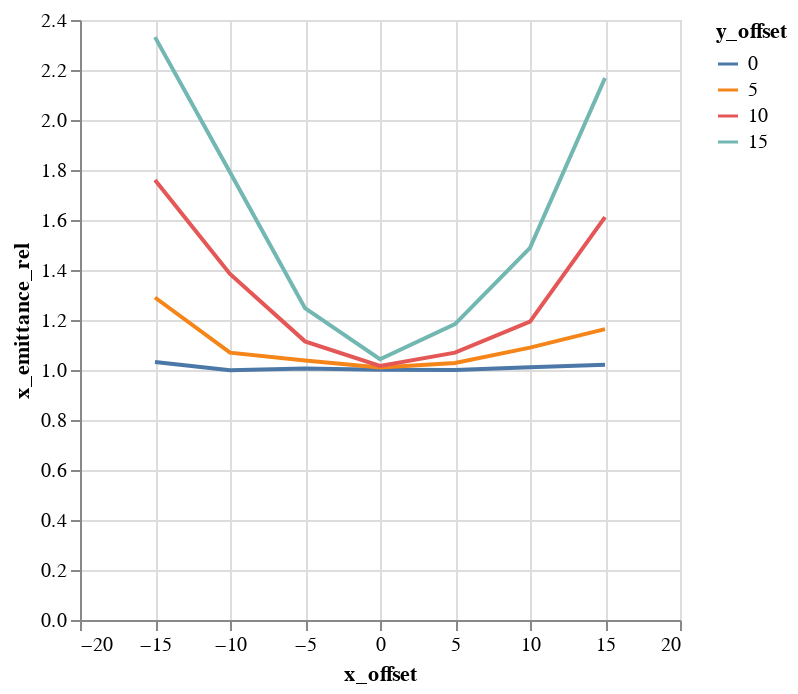

Here is the notebook cell this chart was saved with:
### Code cell
alt.Chart(emit_df).mark_line().encode(
    color='y_offset:N',
    x='x_offset',
    y='x_emittance_rel',
)

### Figure 1 — Vega-Lite specification as saved in the notebook (floating-point values rounded to 4 significant figures)
{"$schema": "https://vega.github.io/schema/vega-lite/v1.2.1.json", "data": {"values": [{"losses": 0, "relbeta": 0.002314, "sourceID": 16777222, "sourceName": "x_-15_y_0", "x_emittance": 1.673, "x_emittance_rel": 1.032, "x_norm_emittance": 0.003871, "x_offset": -15, "y_emittance": 1.699, "y_emittance_rel": 1.081, "y_norm_emittance": 0.003933, "y_offset": 0}, {"losses": 0, "relbeta": 0.002314, "sourceID": 16777229, "sourceName": "x_-15_y_5", "x_emittance": 2.055, "x_emittance_rel": 1.29, "x_norm_emittance": 0.004756, "x_offset": -15, "y_emittance": 1.981, "y_emittance_rel": 1.243, "y_norm_emittance": 0.004584, "y_offset": 5}, {"losses": 0, "relbeta": 0.002314, "sourceID": 16777236, "sourceName": "x_-15_y_10", "x_emittance": 2.846, "x_emittance_rel": 1.76, "x_norm_emittance": 0.006586, "x_offset": -15, "y_emittance": 2.883, "y_emittance_rel": 1.806, "y_norm_emittance": 0.006671, "y_offset": 10}, {"losses": 0, "relbeta": 0.002314, "sourceID": 16777243, "sourceName": "x_-15_y_15", "x_emittance": 3.896, "x_emittance_rel": 2.331, "x_norm_emittance": 0.009015, "x_offset": -15, "y_emittance": 4.023, "y_emittance_rel": 2.421, "y_norm_emittance": 0.009307, "y_offset": 15}, {"losses": 0, "relbeta": 0.002314, "sourceID": 16777220, "sourceName": "x_-10_y_0", "x_emittance": 1.591, "x_emittance_rel": 0.999, "x_norm_emittance": 0.003681, "x_offset": -10, "y_emittance": 1.622, "y_emittance_rel": 1.045, "y_norm_emittance": 0.003754, "y_offset": 0}, {"losses": 0, "relbeta": 0.002314, "sourceID": 16777227, "sourceName": "x_-10_y_5", "x_emittance": 1.725, "x_emittance_rel": 1.069, "x_norm_emittance": 0.003992, "x_offset": -10, "y_emittance": 1.765, "y_emittance_rel": 1.117, "y_norm_emittance": 0.004084, "y_offset": 5}, {"losses": 0, "relbeta": 0.002314, "sourceID": 16777234, "sourceName": "x_-10_y_10", "x_emittance": 2.058, "x_emittance_rel": 1.384, "x_norm_emittance": 0.004763, "x_offset": -10, "y_emittance": 2.354, "y_emittance_rel": 1.413, "y_norm_emittance": 0.005447, "y_offset": 10}, {"losses": 0, "relbeta": 0.002314, "sourceID": 16777241, "sourceName": "x_-10_y_15", "x_emittance": 2.597, "x_emittance_rel": 1.791, "x_norm_emittance": 0.006009, "x_offset": -10, "y_emittance": 2.973, "y_emittance_rel": 1.819, "y_norm_emittance": 0.00688, "y_offset": 15}, {"losses": 0, "relbeta": 0.002315, "sourceID": 16777218, "sourceName": "x_-5_y_0", "x_emittance": 1.687, "x_emittance_rel": 1.006, "x_norm_emittance": 0.003904, "x_offset": -5, "y_emittance": 1.733, "y_emittance_rel": 1.009, "y_norm_emittance": 0.00401, "y_offset": 0}, {"losses": 0, "relbeta": 0.002315, "sourceID": 16777225, "sourceName": "x_-5_y_5", "x_emittance": 1.582, "x_emittance_rel": 1.038, "x_norm_emittance": 0.003661, "x_offset": -5, "y_emittance": 1.703, "y_emittance_rel": 1.048, "y_norm_emittance": 0.003942, "y_offset": 5}, {"losses": 0, "relbeta": 0.002314, "sourceID": 16777232, "sourceName": "x_-5_y_10", "x_emittance": 1.685, "x_emittance_rel": 1.115, "x_norm_emittance": 0.003899, "x_offset": -5, "y_emittance": 1.864, "y_emittance_rel": 1.206, "y_norm_emittance": 0.004315, "y_offset": 10}, {"losses": 0, "relbeta": 0.002314, "sourceID": 16777239, "sourceName": "x_-5_y_15", "x_emittance": 2.11, "x_emittance_rel": 1.247, "x_norm_emittance": 0.004884, "x_offset": -5, "y_emittance": 2.152, "y_emittance_rel": 1.43, "y_norm_emittance": 0.004981, "y_offset": 15}, {"losses": 0, "relbeta": 0.002315, "sourceID": 16777216, "sourceName": "x_0_y_0", "x_emittance": 1.542, "x_emittance_rel": 1.001, "x_norm_emittance": 0.00357, "x_offset": 0, "y_emittance": 1.53, "y_emittance_rel": 0.9957, "y_norm_emittance": 0.003542, "y_offset": 0}, {"losses": 0, "relbeta": 0.002315, "sourceID": 16777223, "sourceName": "x_0_y_5", "x_emittance": 1.556, "x_emittance_rel": 1.01, "x_norm_emittance": 0.003603, "x_offset": 0, "y_emittance": 1.553, "y_emittance_rel": 1.012, "y_norm_emittance": 0.003595, "y_offset": 5}, {"losses": 0, "relbeta": 0.002315, "sourceID": 16777230, "sourceName": "x_0_y_10", "x_emittance": 1.426, "x_emittance_rel": 1.016, "x_norm_emittance": 0.0033, "x_offset": 0, "y_emittance": 1.602, "y_emittance_rel": 1.086, "y_norm_emittance": 0.003707, "y_offset": 10}, {"losses": 0, "relbeta": 0.002314, "sourceID": 16777237, "sourceName": "x_0_y_15", "x_emittance": 1.844, "x_emittance_rel": 1.043, "x_norm_emittance": 0.004268, "x_offset": 0, "y_emittance": 2.0, "y_emittance_rel": 1.24, "y_norm_emittance": 0.004629, "y_offset": 15}, {"losses": 0, "relbeta": 0.002315, "sourceID": 16777217, "sourceName": "x_5_y_0", "x_emittance": 1.55, "x_emittance_rel": 1.0, "x_norm_emittance": 0.003588, "x_offset": 5, "y_emittance": 1.669, "y_emittance_rel": 0.997, "y_norm_emittance": 0.003864, "y_offset": 0}, {"losses": 0, "relbeta": 0.002315, "sourceID": 16777224, "sourceName": "x_5_y_5", "x_emittance": 1.648, "x_emittance_rel": 1.028, "x_norm_emittance": 0.003814, "x_offset": 5, "y_emittance": 1.527, "y_emittance_rel": 1.036, "y_norm_emittance": 0.003535, "y_offset": 5}, {"losses": 0, "relbeta": 0.002315, "sourceID": 16777231, "sourceName": "x_5_y_10", "x_emittance": 1.564, "x_emittance_rel": 1.069, "x_norm_emittance": 0.00362, "x_offset": 5, "y_emittance": 1.795, "y_emittance_rel": 1.126, "y_norm_emittance": 0.004155, "y_offset": 10}, {"losses": 0, "relbeta": 0.002314, "sourceID": 16777238, "sourceName": "x_5_y_15", "x_emittance": 1.892, "x_emittance_rel": 1.184, "x_norm_emittance": 0.004379, "x_offset": 5, "y_emittance": 2.123, "y_emittance_rel": 1.349, "y_norm_emittance": 0.004913, "y_offset": 15}, {"losses": 0, "relbeta": 0.002315, "sourceID": 16777219, "sourceName": "x_10_y_0", "x_emittance": 1.536, "x_emittance_rel": 1.011, "x_norm_emittance": 0.003556, "x_offset": 10, "y_emittance": 1.608, "y_emittance_rel": 1.006, "y_norm_emittance": 0.003723, "y_offset": 0}, {"losses": 0, "relbeta": 0.002315, "sourceID": 16777226, "sourceName": "x_10_y_5", "x_emittance": 1.577, "x_emittance_rel": 1.09, "x_norm_emittance": 0.003651, "x_offset": 10, "y_emittance": 1.665, "y_emittance_rel": 1.105, "y_norm_emittance": 0.003855, "y_offset": 5}, {"losses": 0, "relbeta": 0.002315, "sourceID": 16777233, "sourceName": "x_10_y_10", "x_emittance": 2.08, "x_emittance_rel": 1.194, "x_norm_emittance": 0.004815, "x_offset": 10, "y_emittance": 2.087, "y_emittance_rel": 1.294, "y_norm_emittance": 0.004831, "y_offset": 10}, {"losses": 0, "relbeta": 0.002314, "sourceID": 16777240, "sourceName": "x_10_y_15", "x_emittance": 2.341, "x_emittance_rel": 1.488, "x_norm_emittance": 0.005418, "x_offset": 10, "y_emittance": 2.468, "y_emittance_rel": 1.633, "y_norm_emittance": 0.005712, "y_offset": 15}, {"losses": 0, "relbeta": 0.002315, "sourceID": 16777221, "sourceName": "x_15_y_0", "x_emittance": 1.53, "x_emittance_rel": 1.021, "x_norm_emittance": 0.003541, "x_offset": 15, "y_emittance": 1.604, "y_emittance_rel": 1.016, "y_norm_emittance": 0.003712, "y_offset": 0}, {"losses": 0, "relbeta": 0.002315, "sourceID": 16777228, "sourceName": "x_15_y_5", "x_emittance": 1.829, "x_emittance_rel": 1.163, "x_norm_emittance": 0.004233, "x_offset": 15, "y_emittance": 1.809, "y_emittance_rel": 1.218, "y_norm_emittance": 0.004188, "y_offset": 5}, {"losses": 0, "relbeta": 0.002315, "sourceID": 16777235, "sourceName": "x_15_y_10", "x_emittance": 2.615, "x_emittance_rel": 1.612, "x_norm_emittance": 0.006053, "x_offset": 15, "y_emittance": 2.549, "y_emittance_rel": 1.578, "y_norm_emittance": 0.0059, "y_offset": 10}, {"losses": 0, "relbeta": 0.002314, "sourceID": 16777242, "sourceName": "x_15_y_15", "x_emittance": 3.285, "x_emittance_rel": 2.168, "x_norm_emittance": 0.007601, "x_offset": 15, "y_emittance": 3.456, "y_emittance_rel": 2.177, "y_norm_emittance": 0.007998, "y_offset": 15}]}, "encoding": {"color": {"field": "y_offset", "type": "nominal"}, "x": {"field": "x_offset", "type": "quantitative"}, "y": {"field": "x_emittance_rel", "type": "quantitative"}}, "mark": "line"}
